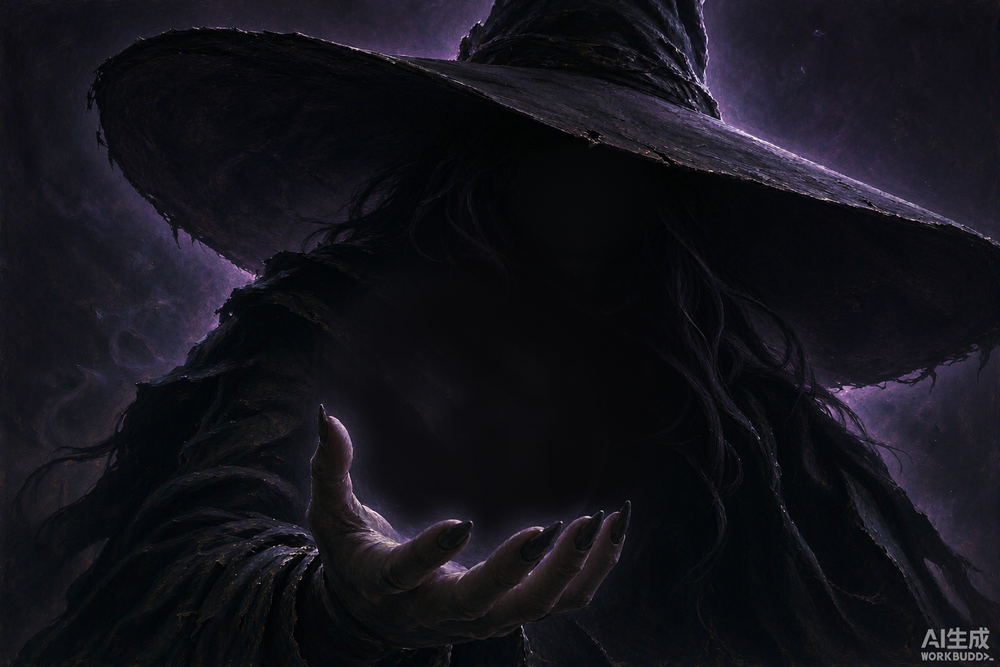
#> input picture assets/hero-art/bg/hero-v2b.png, 1000 x 667 px, shrunk from 1536 x 1024 before the run
$ python _measure_hand.py
#> lines starting #> are read from the running program, lines starting #| are printed output that depends on the picture; after the words box and inside, x2 and y2 are one past the last pixel; in counts of white or black regions, pixels touching at a corner belong together
"""量「手」在画布上的实际高度范围 —— 决定它在宽屏可见带（下缘 y≈75.7%）里能不能被看见。

用法：cd <project> && "$PY" scripts/_measure_hand.py
"""
from __future__ import annotations

import sys
from pathlib import Path

import numpy as np
from PIL import Image

ROOT = Path(__file__).resolve().parents[1]
BG = ROOT / "assets/hero-art/bg"


def lum(a: np.ndarray) -> np.ndarray:
    return (0.2126 * a[:, :, 0] + 0.7152 * a[:, :, 1] + 0.0722 * a[:, :, 2]) / 255.0


def main() -> int:
    p = BG / "hero-v2b.png"
    a = np.asarray(Image.open(p).convert("RGB")).astype(np.float32)
    H, W = a.shape[:2]
#> H = 667; W = 1000
    L = lum(a)
#> in lum, `return (0.2126 * a[:, :, 0] + 0.7152 * a[:, :, 1] + 0.0722 * a[:, :, 2..`:
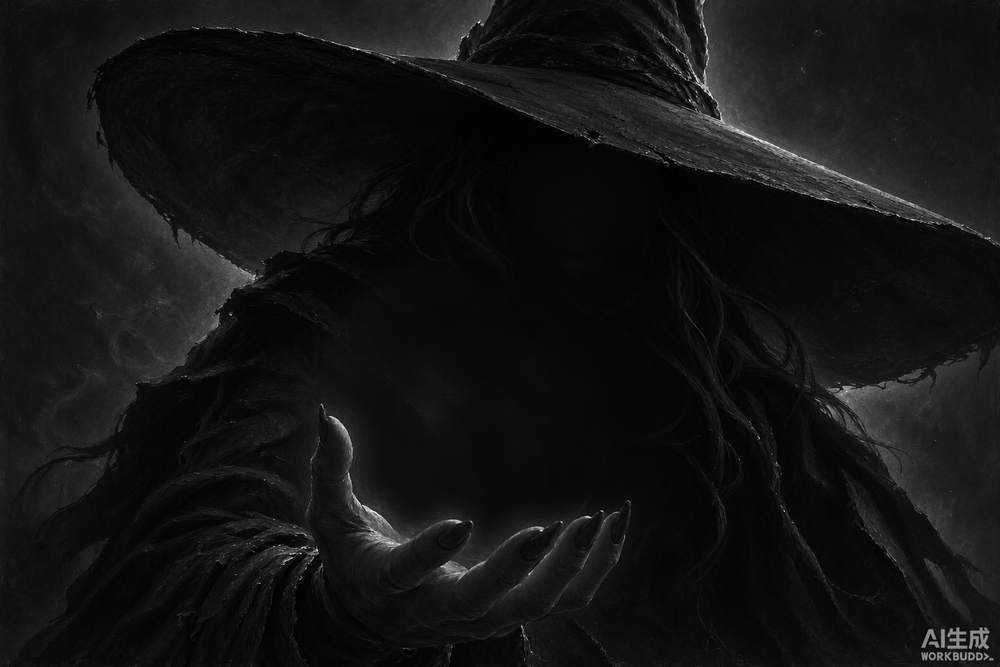
#> returned value: shape (667, 1000) float32; min 0, max 0.986, mean 0.0788
    # 手所在的大致区域（从叠加图上读出来的）：x 28–70%, y 58–96%
    x0, x1 = int(W * 0.28), int(W * 0.70)
#> x0 = 280; x1 = 700
    y0, y1 = int(H * 0.58), int(H * 0.96)
#> y0 = 386; y1 = 640
    sub = L[y0:y1, x0:x1]
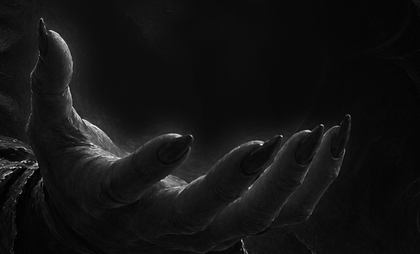
#> sub: shape (254, 420) float32; min 0, max 0.978, mean 0.0772
    print(f"源图 {p.name} {W}x{H}")
#| 源图 hero-v2b.png 1000x667
    print(f"扫描区 x28–70% y58–96%  亮度 mean={sub.mean():.4f} p95={np.percentile(sub,95):.4f} "
          f"p99={np.percentile(sub,99):.4f}")
#| 扫描区 x28–70% y58–96%  亮度 mean=0.0772 p95=0.1880 p99=0.4487
    print()
    print(f"{'阈值':>6} {'像素数':>8} {'占扫描区':>9} {'最高点 y%':>10} {'中位 y%':>9} {'x 范围%':>14}")
    for t in (0.12, 0.14, 0.16, 0.18, 0.20):
        m = sub > t
        n = int(m.sum())
        if n < 50:
            print(f"{t:>6.2f} {n:>8}  （太少，忽略）")
            continue
        ys, xs = np.where(m)
        y_pct = (ys + y0) / H * 100
        x_pct = (xs + x0) / W * 100
        print(f"{t:>6.2f} {n:>8} {n / sub.size * 100:>8.2f}% {y_pct.min():>10.1f} "
              f"{np.median(y_pct):>9.1f}  {x_pct.min():>6.1f}–{x_pct.max():<6.1f}")
#> this loop made 5 passes
#> n on passes 1 to 5: 13019, 9716, 7377, 5809, 4765
#|   0.12    13019    12.20%       60.0      80.2    28.0–63.0
#|   0.14     9716     9.11%       60.4      80.1    28.0–63.0
#|   0.16     7377     6.92%       60.6      80.1    28.0–63.0
#|   0.18     5809     5.45%       60.6      80.2    28.0–63.0
#|   0.20     4765     4.47%       60.6      80.2    28.0–63.0
#> pass 1, in main, `m = sub > t`:
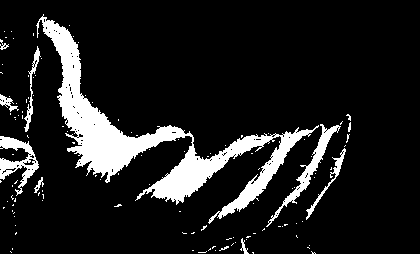
#> m: shape (254, 420) bool; 12.2% white; 120 white regions (110 under 20 px), largest, box (x1, y1, x2, y2) and area: (36, 14, 319, 224) 10021, (266, 124, 341, 227) 900, (0, 136, 39, 196) 878
#> pass 2, in main, `m = sub > t`:
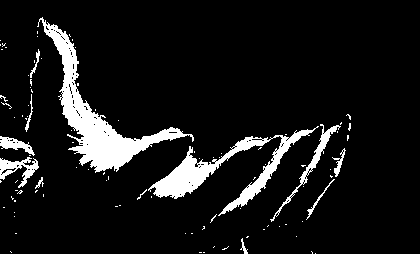
#> m: shape (254, 420) bool; 9.1% white; 98 white regions (86 under 20 px), largest, box (x1, y1, x2, y2) and area: (37, 17, 194, 173) 4599, (148, 126, 319, 216) 3019, (270, 124, 341, 222) 555
#> pass 3, in main, `m = sub > t`:
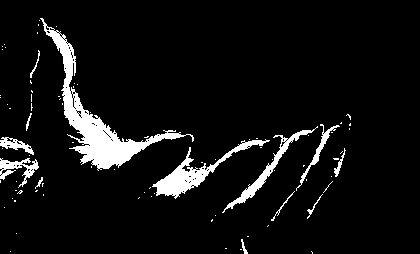
#> m: shape (254, 420) bool; 6.9% white; 85 white regions (72 under 20 px), largest, box (x1, y1, x2, y2) and area: (40, 18, 194, 171) 3646, (152, 139, 270, 199) 1418, (222, 126, 318, 213) 782
#> after the loop:
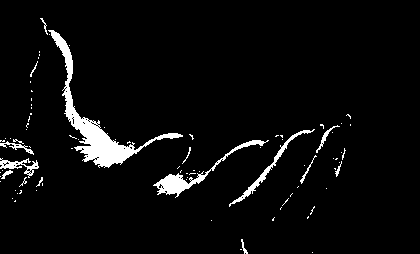
#> m: shape (254, 420) bool; 4.5% white; 87 white regions (72 under 20 px), largest, box (x1, y1, x2, y2) and area: (48, 30, 183, 168) 2468, (153, 140, 269, 198) 815, (229, 129, 315, 207) 453
    print()
    print("宽屏可见带下缘（1564×708 实测）= 画布 y 75.7%；1920×950 约 y 80%；1366×768 约 y 87%")
    print("判据：手里的高光最高点若 ≤ 该值，桌面上就能看见它")
    return 0


if __name__ == "__main__":
    sys.exit(main())
#> (the program exits here)

$ run again, with assets/hero-art/bg/以参考图为准_完全保持它的画风_暗夜厚涂油画质感_冷紫暗色调_2026-09-19T12-36-04.png copied over assets/hero-art/bg/hero-v2b.png
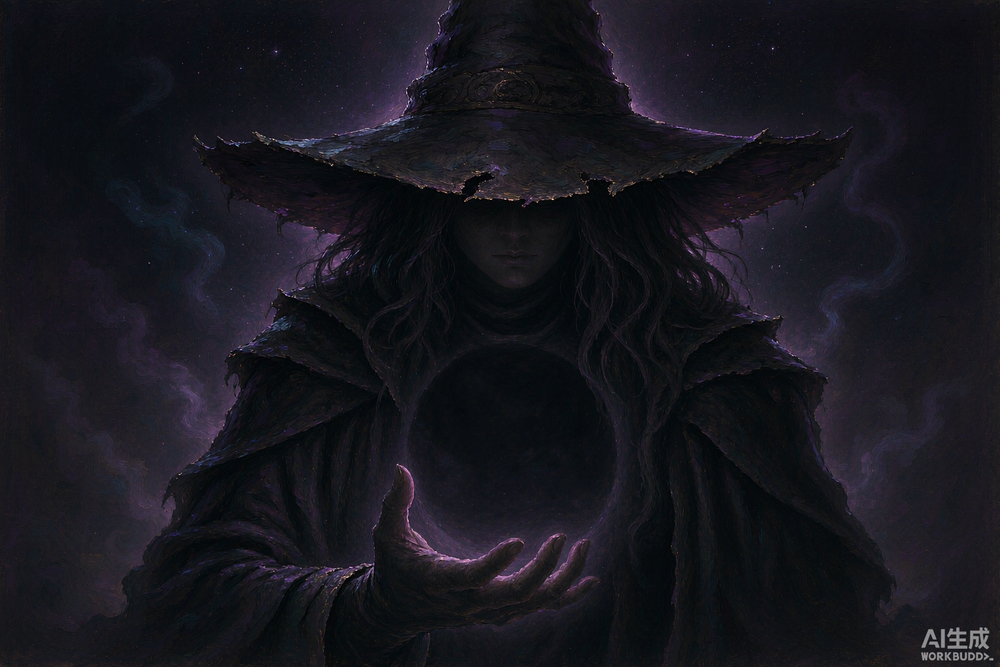
#> input picture assets/hero-art/bg/以参考图为准_完全保持它的画风_暗夜厚涂油画质感_冷紫暗色调_2026-09-19T12-36-04.png, 1000 x 667 px, shrunk from 1536 x 1024 before the run
#| 源图 hero-v2b.png 1000x667
#| 扫描区 x28–70% y58–96%  亮度 mean=0.0913 p95=0.1949 p99=0.3335
#> the loop in main, `for t in (0.12, 0.14, 0.16, 0.18, 0.20):` made 5 passes
#> n on passes 1 to 5: 18373, 12290, 8686, 6572, 4938
#> (printed output is left out)
#> pass 1, in main, `m = sub > t`:
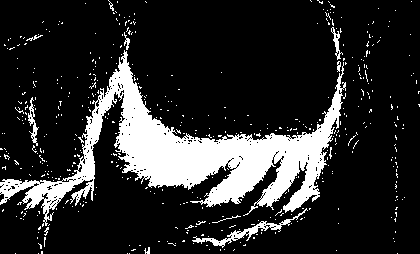
#> m: shape (254, 420) bool; 17.2% white; 481 white regions (470 under 20 px), largest, box (x1, y1, x2, y2) and area: (0, 50, 346, 226) 15958, (192, 208, 308, 248) 581, (28, 97, 39, 146) 179
#> after the loop in main, `for t in (0.12, 0.14, 0.16, 0.18, 0.20):`:
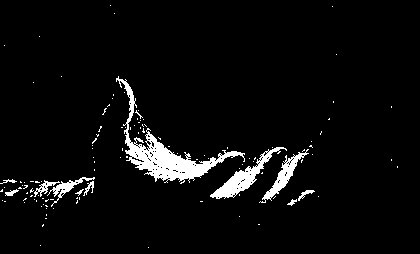
#> m: shape (254, 420) bool; 4.6% white; 117 white regions (106 under 20 px), largest, box (x1, y1, x2, y2) and area: (116, 76, 245, 184) 2488, (210, 147, 287, 199) 919, (259, 149, 309, 203) 565

$ run again, with assets/hero-art/bg/参考这张塔罗主视觉_保持完全相同的构图_画风_色调_笔触与光_2026-09-17T17-21-14.png copied over assets/hero-art/bg/hero-v2b.png
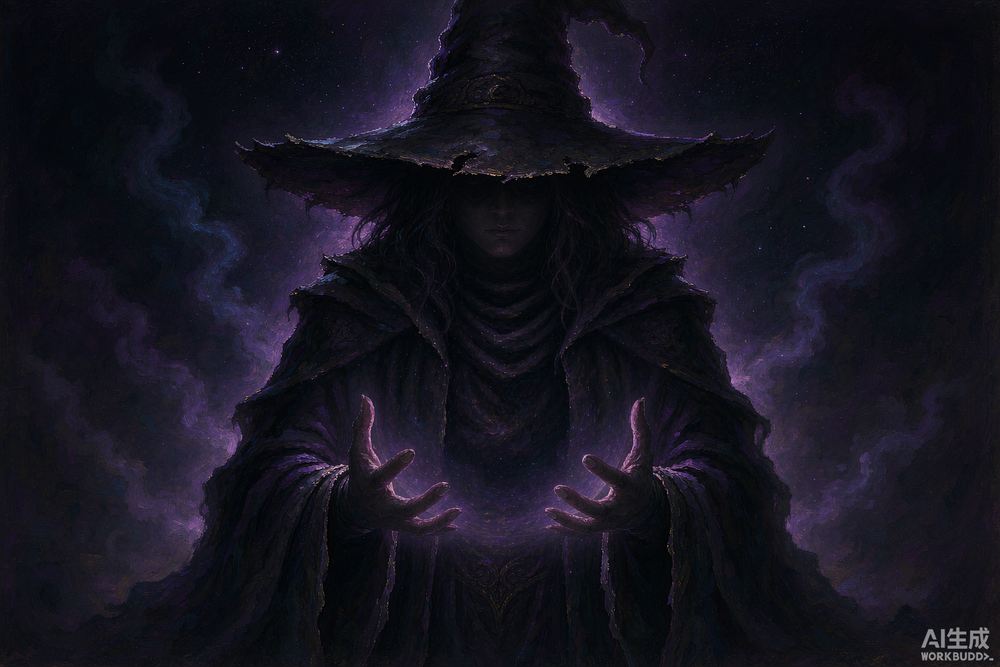
#> input picture assets/hero-art/bg/参考这张塔罗主视觉_保持完全相同的构图_画风_色调_笔触与光_2026-09-17T17-21-14.png, 1000 x 667 px, shrunk from 1536 x 1024 before the run
#| 源图 hero-v2b.png 1000x667
#| 扫描区 x28–70% y58–96%  亮度 mean=0.0936 p95=0.2171 p99=0.3621
#> the loop in main, `for t in (0.12, 0.14, 0.16, 0.18, 0.20):` made 5 passes
#> n on passes 1 to 5: 24604, 17628, 13030, 9406, 6831
#> (printed output is left out)
#> pass 1, in main, `m = sub > t`:
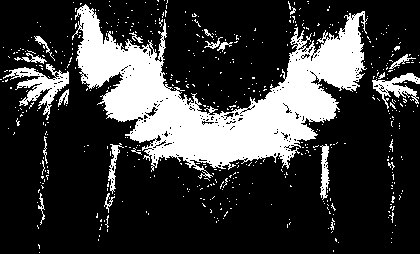
#> m: shape (254, 420) bool; 23.1% white; 525 white regions (502 under 20 px), largest, box (x1, y1, x2, y2) and area: (72, 4, 368, 179) 19989, (3, 64, 69, 120) 1169, (372, 73, 420, 109) 640
#> after the loop in main, `for t in (0.12, 0.14, 0.16, 0.18, 0.20):`:
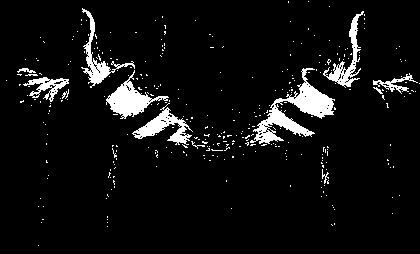
#> m: shape (254, 420) bool; 6.4% white; 333 white regions (321 under 20 px), largest, box (x1, y1, x2, y2) and area: (250, 68, 335, 144) 1926, (106, 70, 169, 119) 1042, (132, 103, 193, 145) 834
